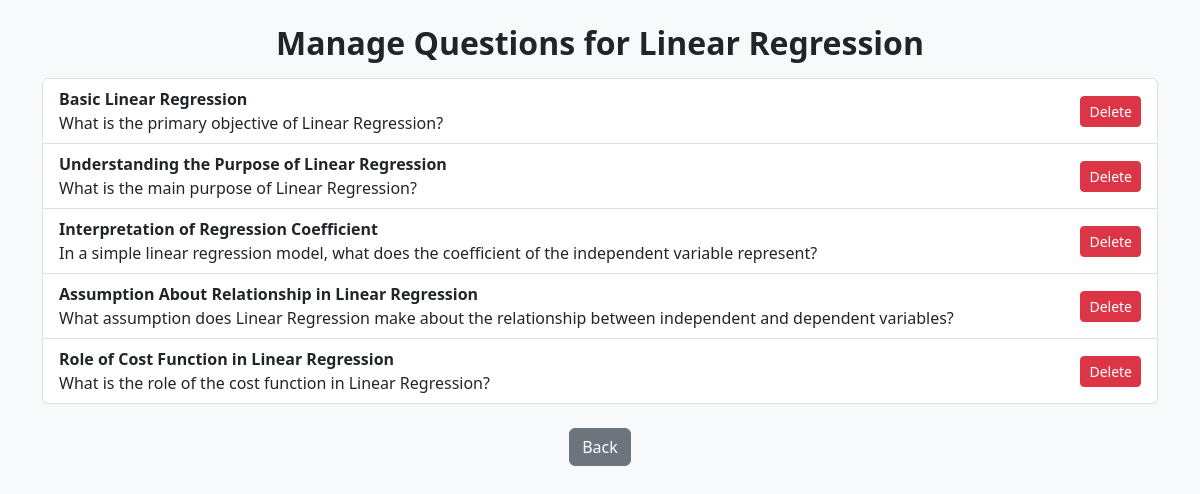
Page /manage_questions/1/delete on the committed database.
### applications/models.py (models this page shows)
class Chapter(db.Model):
    id = db.Column(db.Integer, primary_key=True)
    name = db.Column(db.String(), nullable=False)
    description = db.Column(db.Text, nullable=True)
    num_questions = db.Column(db.Integer, nullable=False, default=0)
    subject_id = db.Column(db.Integer, db.ForeignKey('subject.id', ondelete="CASCADE"), nullable=False)
    subject = db.relationship('Subject', backref=db.backref('chapters', lazy=True, cascade="all, delete"))

class Question(db.Model):
    id = db.Column(db.Integer, primary_key=True)
    quiz_id = db.Column(db.Integer, db.ForeignKey('quiz.id'), nullable=False)
    chapter_id = db.Column(db.Integer, db.ForeignKey('chapter.id'), nullable=False)
    title = db.Column(db.String(), nullable=False)
    question_statement = db.Column(db.Text, nullable=False)
    option_a = db.Column(db.String(), nullable=False)
    option_b = db.Column(db.String(), nullable=False)
    option_c = db.Column(db.String(), nullable=False)
    option_d = db.Column(db.String(), nullable=False)
    correct_option = db.Column(db.String(1), nullable=False)  # A, B, C, or D

### applications/controllers.py (the view)
@app.route('/manage_questions/<int:quiz_id>/<action>')
def manage_questions(quiz_id, action):
    quiz = Quiz.query.get(quiz_id)
    questions = Question.query.filter_by(quiz_id=quiz_id).all()
    return render_template('manage_questions.html', quiz=quiz, questions=questions, action=action)

### templates/manage_questions.html (shortened to what this page needs)
<!DOCTYPE html>
<html lang="en">
<head>
    <link href="https://cdn.jsdelivr.net/npm/bootstrap@5.3.0/dist/css/bootstrap.min.css" rel="stylesheet">
    <link rel="stylesheet" href="/static/style.css">
</head>
<body>
    <div class="container mt-4">
        <h2 class="text-center">Manage Questions for {{ quiz.chapter.name }}</h2>
        <form method="POST" action="/save_questions/{{ quiz.id }}">
            <div class="list-group mt-3">
                {% for question in questions %}
                <div class="list-group-item d-flex justify-content-between align-items-center">
                    <div>
                        <strong>{{ question.title }}</strong><br>
                        {{ question.question_statement }}
                    </div>
                    {% if action == 'edit' %}
                    <a href="/edit_single_question/{{ question.id }}" class="btn btn-warning btn-sm">Edit</a>
                    {% elif action == 'delete' %}
                    <a href="/delete_single_question/{{ question.id }}" class="btn btn-danger btn-sm"
                        onclick="return confirm('Are you sure you want to delete this question?')">Delete</a>
                    {% endif %}
                </div>
                {% endfor %}
            </div>
            <div class="text-center mt-4">
                <a href="/quiz_creator" class="btn btn-secondary">Back</a>
            </div>
        </form>
    </div>
</body>
</html>

### static/style.css (style rules this page uses)
body { background-color: #f8f9fa; }
h2 { font-weight: bold; }

### rows in the picture
Chapter: chapter.name "Linear Regression"
Question: title "Basic Linear Regression", question_statement "What is the primary objective of Linear Regression?"
Question: title "Understanding the Purpose of Linear Regression", question_statement "What is the main purpose of Linear Regression?"
Question: title "Interpretation of Regression Coefficient", question_statement "In a simple linear regression model, what does the coefficient of the independent variable represent?"
Question: title "Assumption About Relationship in Linear Regression", question_statement "What assumption does Linear Regression make about the relationship between independent and dependent variables?"
Question: title "Role of Cost Function in Linear Regression", question_statement "What is the role of the cost function in Linear Regression?"
